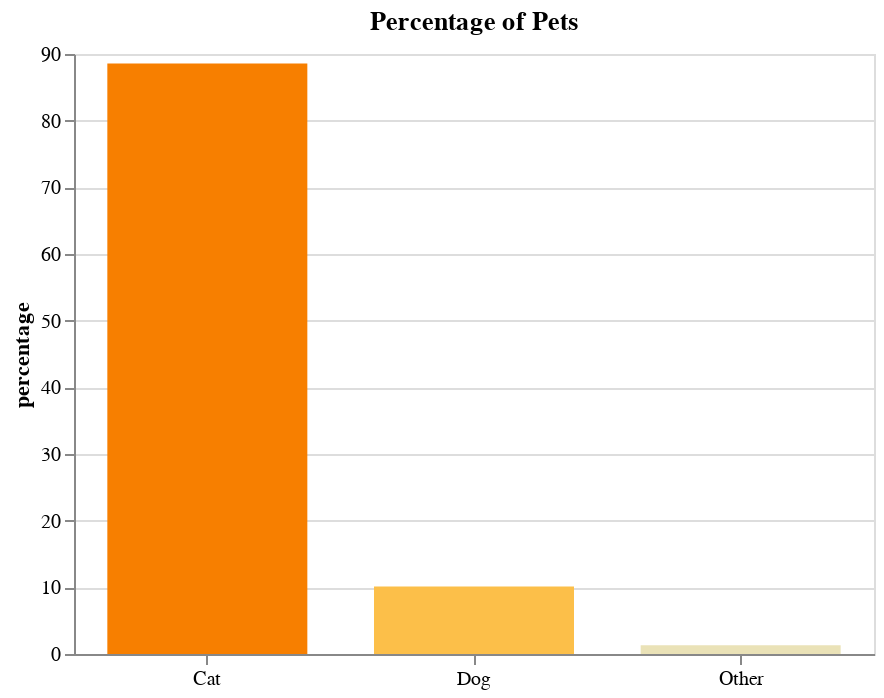

The notebook cell this image was saved under:
### Code cell
import altair as alt

scale = alt.Scale(range=['#f77f00', '#fcbf49','#eae2b7'])

chart = alt.Chart(df).mark_bar(size=100).encode(
    x=alt.X('pet',axis=alt.Axis(labelAngle=0, title='')),
    y=alt.Y('percentage'),
    color=alt.Color('pet', legend=None,scale=scale),

).properties(width=400, title='Percentage of Pets')

chart

### Figure 1 — Vega-Lite specification as saved in the notebook (floating-point values rounded to 4 significant figures)
{"config": {"view": {"continuousWidth": 400, "continuousHeight": 300}}, "data": {"name": "data-6a77b92cd2438c485b88c059ddf09442"}, "mark": {"type": "bar", "size": 100}, "encoding": {"color": {"field": "pet", "legend": null, "scale": {"range": ["#f77f00", "#fcbf49", "#eae2b7"]}, "type": "nominal"}, "x": {"axis": {"labelAngle": 0, "title": ""}, "field": "pet", "type": "nominal"}, "y": {"field": "percentage", "type": "quantitative"}}, "title": "Percentage of Pets", "width": 400, "$schema": "https://vega.github.io/schema/vega-lite/v4.17.0.json", "datasets": {"data-6a77b92cd2438c485b88c059ddf09442": [{"pet": "Cat", "number_of_participants": 1138, "percentage": 88.56, "number_of_advertised_sites": 150}, {"pet": "Dog", "number_of_participants": 130, "percentage": 10.12, "number_of_advertised_sites": 28}, {"pet": "Other", "number_of_participants": 17, "percentage": 1.323, "number_of_advertised_sites": 147}]}}
